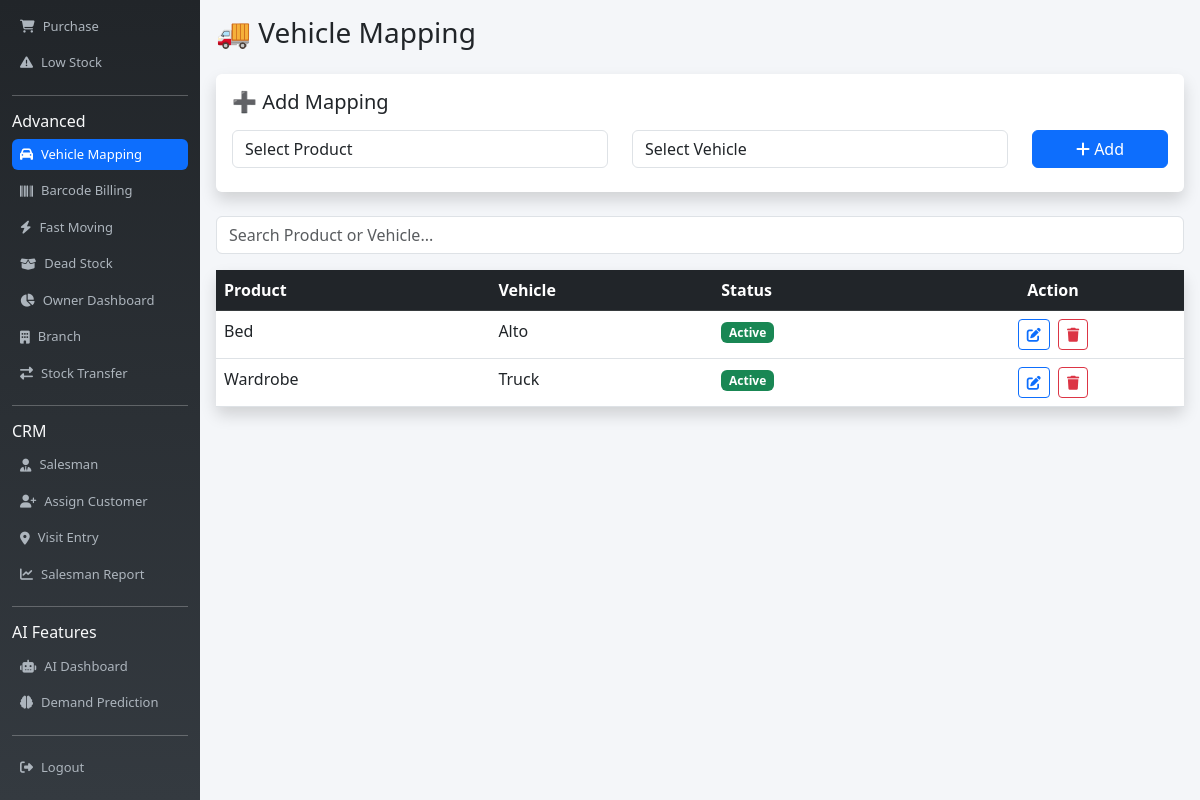
The app's page /vehicle-mapping/, older data.
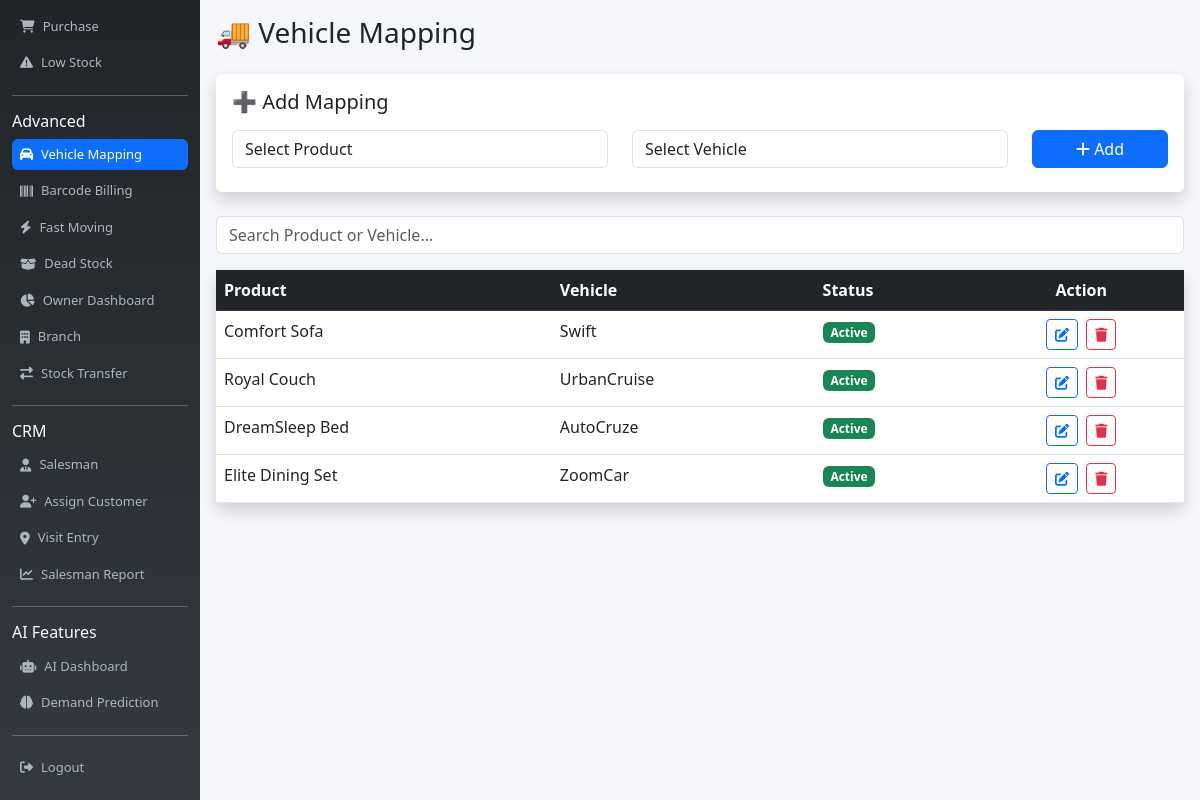
The same page, newer data.
### billing_app/models.py (models this page shows, shortened)
class ProductVehicle(models.Model):
    product = models.ForeignKey(Product, on_delete=models.CASCADE)
    vehicle = models.ForeignKey(VehicleModel, on_delete=models.CASCADE)

class Product(models.Model):
    name = models.CharField(max_length=100)
    brand = models.ForeignKey(Brand, on_delete=models.SET_NULL, null=True, blank=True)
    barcode = models.CharField(max_length=100, blank=True, null=True)
    price = models.FloatField()
    stock = models.IntegerField(default=0)
    low_stock_limit = models.IntegerField(default=5)
    hsn = models.CharField(max_length=20, blank=True, null=True)
    gst = models.FloatField(default=18)
    def __str__(self):
        return self.name

class VehicleModel(models.Model):
    name = models.CharField(max_length=100)
    def __str__(self):
        return self.name

### billing_app/views.py (the view)
# urls.py: path('vehicle-mapping/', views.vehicle_mapping, name='vehicle_mapping'),
def vehicle_mapping(request):
    vehicles = VehicleModel.objects.all()
    products = Product.objects.all()
    if request.method == "POST":
        ProductVehicle.objects.create(
            product_id=request.POST['product'],
            vehicle_id=request.POST['vehicle']
        )
        return redirect('vehicle_mapping')
    return render(request, 'vehicle_mapping.html', {
        'vehicles': vehicles,
        'products': products,
        'data': ProductVehicle.objects.all()
    })

### billing_app/templates/vehicle_mapping.html (shortened to what this page needs)
{% extends 'base.html' %}
{% block content %}
<h3 class="mb-4">🚚 Vehicle Mapping</h3>
<div class="card shadow border-0 mb-4">
    <div class="card-body">
        <h5 class="mb-3">➕ Add Mapping</h5>
        <form method="post" class="row">
            <div class="col-md-5 mb-2">
                <select name="product" class="form-control">
                    <option value="">Select Product</option>
                </select>
            </div>
            <div class="col-md-5 mb-2">
                <select name="vehicle" class="form-control">
                    <option value="">Select Vehicle</option>
                </select>
            </div>
            <div class="col-md-2">
                <button class="btn btn-primary w-100">
                    <i class="fas fa-plus"></i> Add
                </button>
            </div>
        </form>
    </div>
</div>
<input type="text" id="search" class="form-control mb-3" placeholder="Search Product or Vehicle...">
<div class="card shadow border-0">
    <div class="card-body p-0">
        <table class="table table-hover mb-0" id="table">
            <thead class="table-dark">
                <tr>
                    <th>Product</th>
                    <th>Vehicle</th>
                    <th>Status</th>
                    <th class="text-center">Action</th>
                </tr>
            </thead>
            <tbody>
            {% for d in data %}
            <tr>
                <td>{{ d.product }}</td>
                <td>{{ d.vehicle }}</td>
                <td>
                    <span class="badge bg-success">Active</span>
                </td>
                <td class="text-center">
                    <a href="{% url 'vehicle_mapping_edit' d.id %}"
                       class="btn btn-sm btn-outline-primary me-1"
                       title="Edit">
                        <i class="fas fa-edit"></i>
                    </a>
                    <a href="{% url 'vehicle_mapping_delete' d.id %}"
                       class="btn btn-sm btn-outline-danger"
                       title="Delete"
                       onclick="return confirm('Are you sure?');">
                        <i class="fas fa-trash"></i>
                    </a>
                </td>
            </tr>
            {% empty %}
            <tr>
                <td colspan="4" class="text-center p-3">No Mapping Found</td>
            </tr>
            {% endfor %}
            </tbody>
        </table>
    </div>
</div>
{% endblock %}

Row changes from the older to the newer data that the page shows:
removed ProductVehicle: product "Wardrobe", vehicle "Truck"
added ProductVehicle: product "Comfort Sofa", vehicle "Swift"
added ProductVehicle: product "Royal Couch", vehicle "UrbanCruise"
added ProductVehicle: product "DreamSleep Bed", vehicle "AutoCruze"
changed ProductVehicle: product "Bed" → "Elite Dining Set"; vehicle "Alto" → "ZoomCar"
